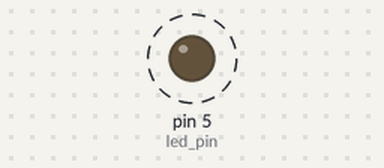
Simulated run of this sketch. Board: Arduino Uno, built with avr-gcc and run on an emulated ATmega328P. Parts: output pins drawn as LEDs (lit = HIGH). Dashed ring = blinking.

Above: at 0.02 s.
Timing chart, 0 to 3.0 s (numbered marks = the images above):
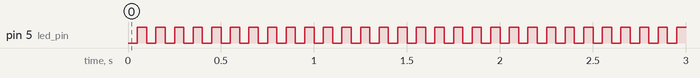

The sketch:

timer_test1.ino
```cpp
#include <FlexiTimer2.h>
const int led_pin = 5;     // default to pin 5
int i=0;
void flash()
{
static boolean output = HIGH;

  digitalWrite(led_pin, output);
  output = !output;
  if(i == 10){
    FlexiTimer2::set(500, 1.0/1000, flash);
    }else if(i == 0){
      FlexiTimer2::set(50, 1.0/1000, flash);
      }
}

void setup() {
  pinMode(led_pin, OUTPUT);

  FlexiTimer2::set(50, 1.0/1000, flash); // call every 500 1ms "ticks"
  // FlexiTimer2::set(500, flash); // MsTimer2 style is also supported
  FlexiTimer2::start();
}

void loop() {
  for(i=0; i <= 10; i++){
    delay(1000);
  }
}
```

Measured:
- by itself, pin 5 (led_pin): alternates HIGH for 0.05 s and LOW for 0.05 s
